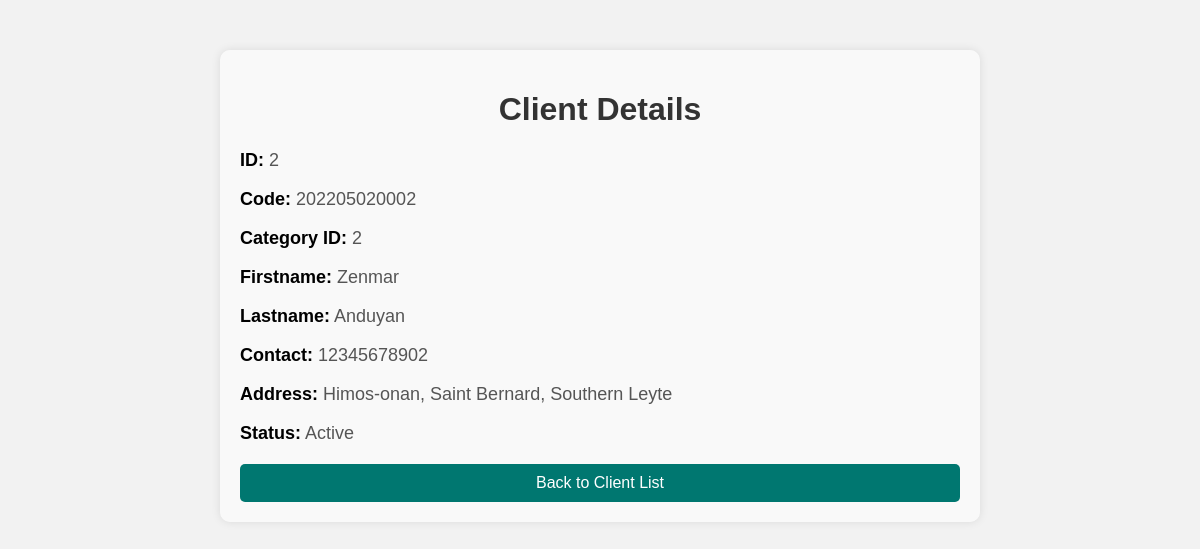
/view_client.php?id=2, run on the app's committed database.
### tables this page shows
CREATE TABLE `client_list` (
  `id` int(30) NOT NULL,
  `code` varchar(100) NOT NULL,
  `category_id` int(30) NOT NULL,
  `firstname` text NOT NULL,
  `middlename` text DEFAULT NULL,
  `lastname` text NOT NULL,
  `gender` varchar(10) DEFAULT NULL,
  `birthdate` date DEFAULT NULL,
  `contact` text NOT NULL,
  `address` text NOT NULL,
  `purok` varchar(50) DEFAULT NULL,
  `first_reading` float(12,2) NOT NULL,
  `status` tinyint(1) NOT NULL DEFAULT 1,
  `delete_flag` tinyint(1) NOT NULL DEFAULT 0,
  `date_created` datetime NOT NULL DEFAULT current_timestamp(),
  `date_updated` datetime NOT NULL DEFAULT current_timestamp() ON UPDATE current_timestamp()
);

### view_client.php (the view, shortened to what this page needs)
<?php
include 'db.php';
if ($_SERVER['REQUEST_METHOD'] == 'GET' && isset($_GET['id'])) {
    $client_id = $_GET['id'];
    $stmt = $conn->prepare("SELECT * FROM client_list WHERE id = ?");
    $stmt->bind_param("i", $client_id);
    $stmt->execute();
    $result = $stmt->get_result();
    if ($result->num_rows > 0) {
        $row = $result->fetch_assoc();
        ?>
        <!DOCTYPE html>
        <html lang="en">
        <head>
        </head>
        <body>
            <div class="container">
                <h1>Client Details</h1>
                <div class="details">
                    <p><span>ID:</span> <?php echo $row['id']; ?></p>
                    <p><span>Code:</span> <?php echo $row['code']; ?></p>
                    <p><span>Category ID:</span> <?php echo $row['category_id']; ?></p>
                    <p><span>Firstname:</span> <?php echo $row['firstname']; ?></p>
                    <p><span>Lastname:</span> <?php echo $row['lastname']; ?></p>
                    <p><span>Contact:</span> <?php echo $row['contact']; ?></p>
                    <p><span>Address:</span> <?php echo $row['address']; ?></p>
                    <p><span>Status:</span> <?php echo $row['status'] == 1 ? 'Active' : 'Inactive'; ?></p>
                </div>
                <a href="view_clients.php" class="back-link">Back to Client List</a>
            </div>
        </body>
        </html>
        <?php
    } else {
        echo "Client not found.";
    }
} else {
    echo "Invalid request.";
}
?>

### view_client.php (style rules this page uses)
body { font-family: Arial, sans-serif; margin: 0; padding: 0; background-color: #f2f2f2; }
.container { width: 60%; margin: 50px auto; padding: 20px; background-color: #ffffff94; box-shadow: 0 0 10px rgba(0, 0, 0, 0.1); border-radius: 10px; position: relative; }
.container h1 { text-align: center; color: #333; }
.details { margin: 20px 0; }
.details p { font-size: 18px; color: #555; }
.details p span { font-weight: bold; color: #000; }
.back-link { display: block; text-align: center; margin-top: 20px; padding: 10px 20px; text-decoration: none; color: #fff; background-color: #007770; border-radius: 5px; transition: background-color 0.3s; }

### data on the page
client_list: id "2", code "202205020002", category "2", firstname "Zenmar", lastname "Anduyan", contact "12345678902", address "Himos-onan, Saint Bernard, Southern Leyte"
